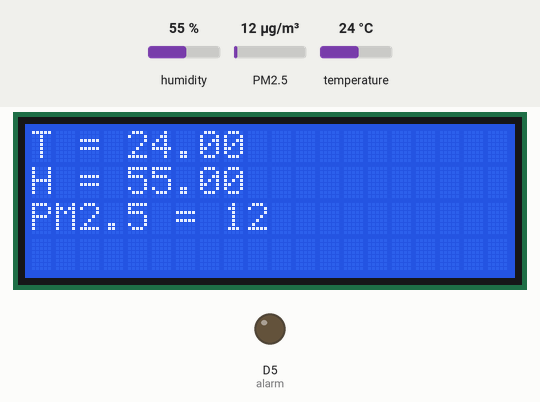
The sketch below on a simulated ESP8266 (NodeMCU). Parts: 20×4 character LCD, output pins drawn as LEDs (lit = HIGH). The test bench sets the inputs (shaded band); at power-on: PM2.5 12 µg/m³, humidity 55 %, temperature 24 °C. WiFi joins after 1.5 s; servers stay silent unless stated.

Above: at 3.5 s.
3.6 s: PM2.5 set to 28 µg/m³
At 5.7 s:
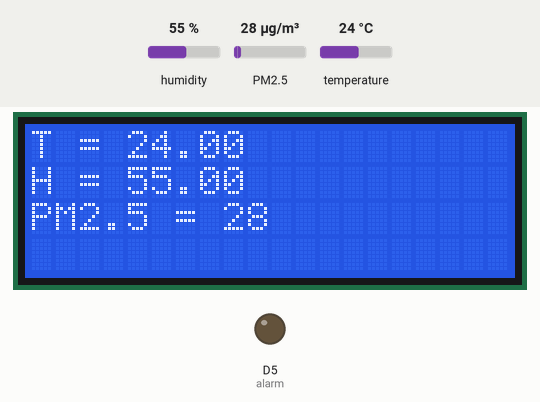
6.4 s: PM2.5 set to 31 µg/m³
At 9.1 s:
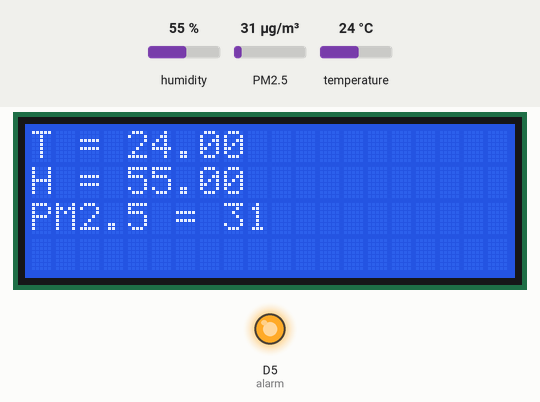
9.4 s: humidity set to 22 %
At 12.2 s:
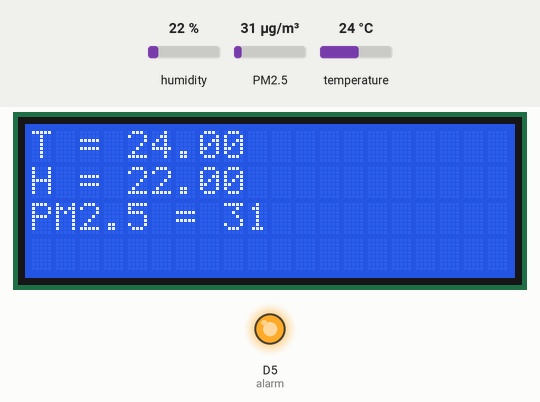
13.4 s: temperature set to 12 °C
At 14.5 s:
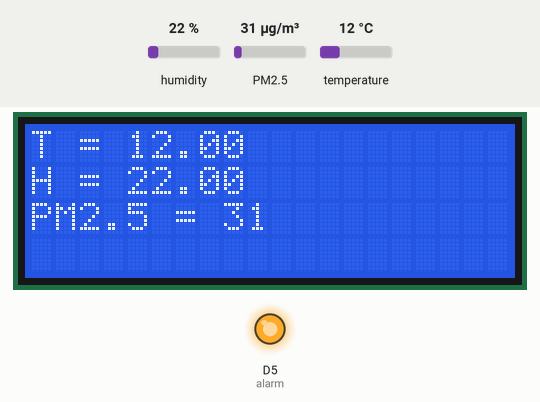
15.4 s: humidity set to 40 %
At 18.0 s:
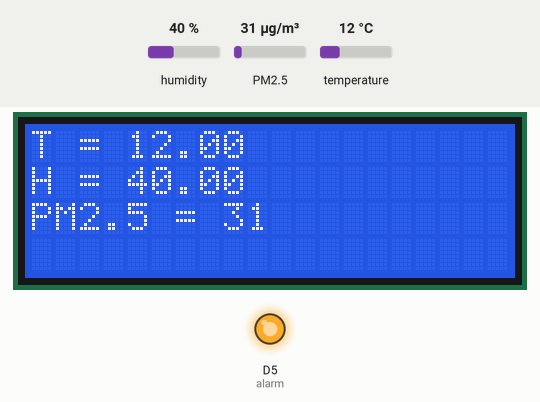
18.4 s: PM2.5 set to 6 µg/m³
At 19.8 s:
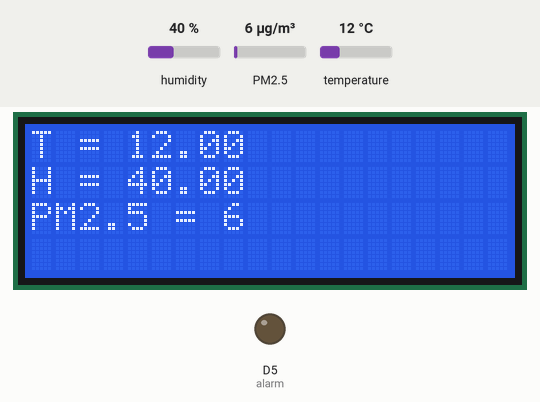
Timing chart, 0 to 21.4 s (numbered marks = the images above; inputs shaded):
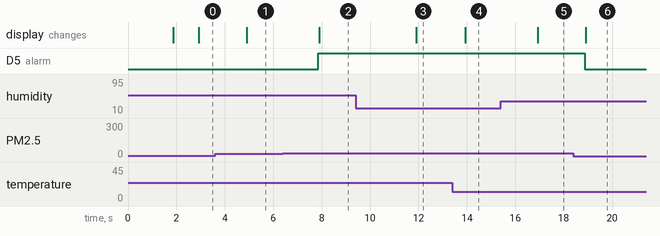

Measured:
- the behaviour switches between 29 and 30 µg/m³ on PM2.5 (found by bisection; images 1 and 2)
- after the input at 3.6 s, the display: changes after 1.3 s (image 1)
- after the input at 6.4 s, D5 (alarm): LOW → HIGH after 1.5 s; the display: changes after 1.5 s (image 2)
- after the input at 9.4 s, the display: changes after 2.5 s (image 3)
- after the input at 13.4 s, the display: changes after 0.52 s (image 4)
- after the input at 15.4 s, the display: changes after 1.5 s (image 5)
- after the input at 18.4 s, D5 (alarm): HIGH → LOW after 0.47 s; the display: changes after 0.50 s (image 6)

The sketch:

blynk_project_pm2.5.ino
```cpp
#define BLYNK_PRINT Serial
#include <ESP8266WiFi.h>
#include <BlynkSimpleEsp8266.h>
#include "DHT.h"
#include "PMS.h"
#include <Wire.h>
#include <LiquidCrystal_I2C.h>

LiquidCrystal_I2C lcd(0x27, 20, 4);

PMS pms(Serial);
PMS::DATA data;

#define DHTPIN D6
#define DHTTYPE DHT11
DHT dht(DHTPIN, DHTTYPE);

char auth[] = "c7c5eb78b6224efa8a274a0d7234887d";

char ssid[] = "p 2.4G";
char pass[] = "0804074610A";
char host[] = "blynk.honey.co.th";

BlynkTimer get_dht;
BlynkTimer get_pms7003;
BlynkTimer show_lcd;

int alarm = D5;
int pm2_5 = 0;
float temp = 0;
float humi = 0;

void read_dht() {
  float h = dht.readHumidity();
  float t = dht.readTemperature();

  if (isnan(h) || isnan(t)) {
    Serial.println(F("Failed to read from DHT sensor!"));
    return;
  }
  temp = t;
  humi = h;

  Blynk.virtualWrite(V0 , temp);
  Blynk.virtualWrite(V1 , humi);
}


void read_pms7003() {
  if (pms.read(data)) {
    pm2_5 = data.PM_AE_UG_2_5;
  }

  if (pm2_5 >= 30) {
    digitalWrite(alarm , HIGH);
  }
  else {
    digitalWrite(alarm , LOW);
  }

  Blynk.virtualWrite(V2 , pm2_5);
}


void send_lcd() {
  lcd.setCursor(0 , 0);
  lcd.print("T = " + String(temp) + "  ");
  lcd.setCursor(0 , 1);
  lcd.print("H = " + String(humi) + "  ");
  lcd.setCursor(0 , 2);
  lcd.print("PM2.5 = " + String(pm2_5) + "  ");
}


void setup() {
  Serial.begin(9600);   // GPIO1, GPIO3 (TX/RX pin on ESP-12E Development Board)
  Serial1.begin(9600);  // GPIO2 (D4 pin on ESP-12E Development Board)
  Blynk.begin(auth , ssid , pass , host , 8080);
  lcd.begin();
  lcd.backlight();
  get_dht.setInterval(1000L , read_dht);
  get_pms7003.setInterval(1000L ,  read_pms7003);
  show_lcd.setInterval(1000L ,  send_lcd);
  pinMode(alarm , OUTPUT);
}


void loop() {
  Blynk.run();
  get_dht.run();
  get_pms7003.run();
  show_lcd.run();
}
```
